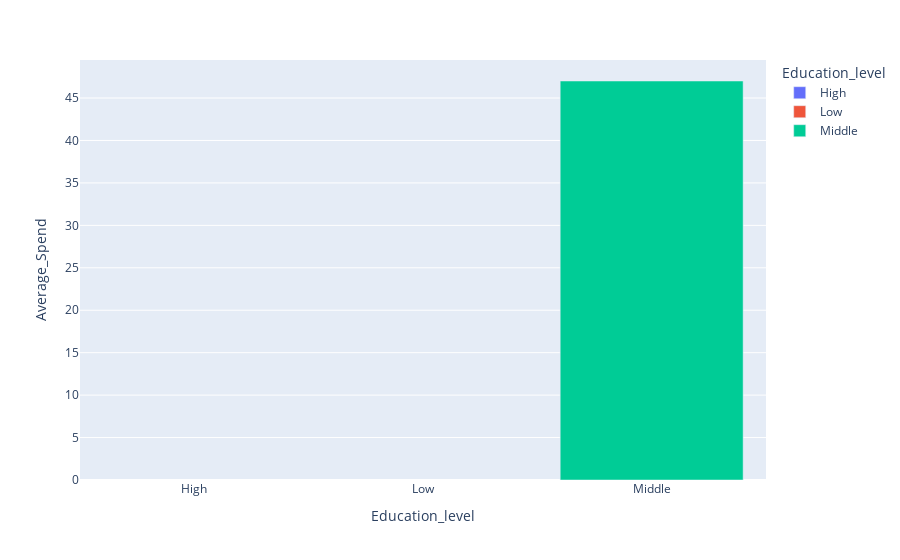

The notebook cell this image was saved under:
### Markdown cell above
This bar chart illustrates the average spending for each education level. Specifically, it shows how the 'Average spend' varies across different categories in the Education_level column.

### Code cell
#Average spend by education level

avg_spent_education_level = df_no_outliers.groupby(['Education_level'])['Average_Spend'].mean().reset_index()

fig_avg_spent_education_level = px.bar(avg_spent_education_level, x='Education_level', y='Average_Spend', color='Education_level')

fig_avg_spent_education_level.show()

### Figure 1 — Plotly figure (JSON) as saved in the notebook; plotly's stock layout.template omitted (floating-point values rounded to 4 significant figures)
{"data": [{"alignmentgroup": "True", "hovertemplate": "Education_level=%{x}<br>Average_Spend=%{y}<extra></extra>", "legendgroup": "High", "marker": {"color": "#636efa", "pattern": {"shape": ""}}, "name": "High", "offsetgroup": "High", "orientation": "v", "showlegend": true, "textposition": "auto", "type": "bar", "x": ["High"], "xaxis": "x", "y": [null], "yaxis": "y"}, {"alignmentgroup": "True", "hovertemplate": "Education_level=%{x}<br>Average_Spend=%{y}<extra></extra>", "legendgroup": "Low", "marker": {"color": "#EF553B", "pattern": {"shape": ""}}, "name": "Low", "offsetgroup": "Low", "orientation": "v", "showlegend": true, "textposition": "auto", "type": "bar", "x": ["Low"], "xaxis": "x", "y": [null], "yaxis": "y"}, {"alignmentgroup": "True", "hovertemplate": "Education_level=%{x}<br>Average_Spend=%{y}<extra></extra>", "legendgroup": "Middle", "marker": {"color": "#00cc96", "pattern": {"shape": ""}}, "name": "Middle", "offsetgroup": "Middle", "orientation": "v", "showlegend": true, "textposition": "auto", "type": "bar", "x": ["Middle"], "xaxis": "x", "y": [47.01], "yaxis": "y"}], "layout": {"barmode": "relative", "legend": {"title": {"text": "Education_level"}, "tracegroupgap": 0}, "margin": {"t": 60}, "xaxis": {"anchor": "y", "categoryarray": ["High", "Low", "Middle"], "categoryorder": "array", "domain": [0, 1], "title": {"text": "Education_level"}}, "yaxis": {"anchor": "x", "domain": [0, 1], "title": {"text": "Average_Spend"}}}}
